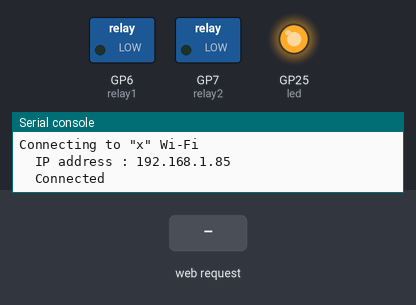
The program below on a simulated Raspberry Pi Pico running CircuitPython. On the bench: switched loads named in the program (green lamp = pin HIGH), output pins drawn as LEDs (lit = HIGH), the last lines printed to the serial console. The inputs (shaded band) are chosen by the test bench. Values from a settings file that is not in the repository are placeholders.

Above: at 3.7 s.
3.8 s: HTTP request GET /relay/1/on received
At 4.2 s:
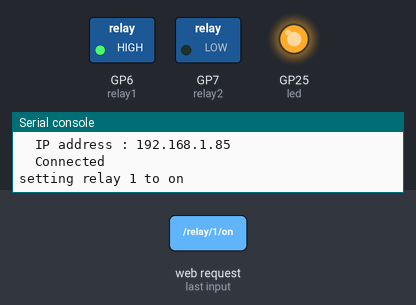
5.3 s: HTTP request GET /relay/2/on received
At 6.5 s:
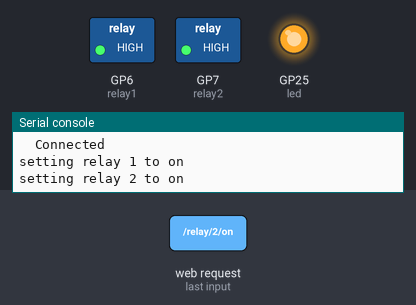
6.8 s: HTTP request GET /relay/1/off received
At 7.6 s:
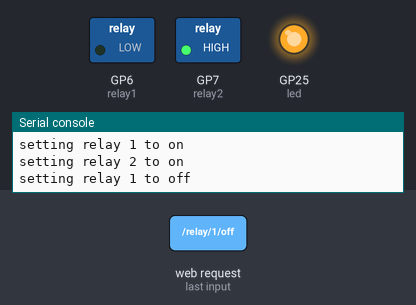
8.3 s: HTTP request GET /relay/2/off received
At 8.8 s:
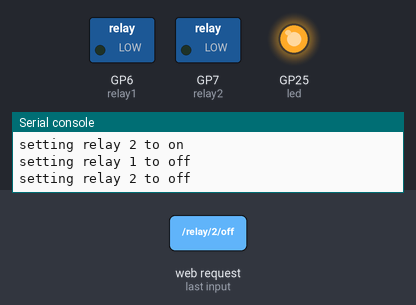
Timing chart, 0 to 10.8 s (numbered marks = the images above; inputs shaded):
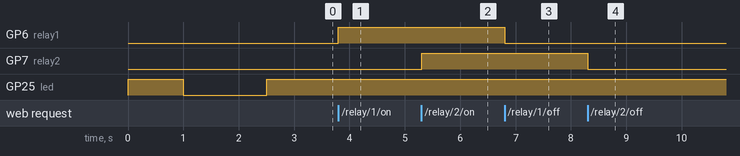

Measured:
- after the input at 3.8 s, GP6 (relay1): LOW → HIGH at once
- after the input at 5.3 s, GP7 (relay2): LOW → HIGH at once
- after the input at 6.8 s, GP6 (relay1): HIGH → LOW at once
- after the input at 8.3 s, GP7 (relay2): HIGH → LOW at once

The program:

HTTP_control.py
```python
import os
import time
import board
from digitalio import DigitalInOut, Direction
import ipaddress
import mdns
import socketpool
import wifi
from adafruit_httpserver import Request, Response, Server
                                                                     # constants
USE_FIXED_IP_ADDRESS = True
IP_ADDRESS = ipaddress.IPv4Address('192.168.1.85')
IP_NETMASK = ipaddress.IPv4Address('255.255.255.0')
IP_GATEWAY = ipaddress.IPv4Address('192.168.1.1')
USE_MDNS = True
MDNS_NAME = 'WiFiSwitch'
SERVER_PORT = 80
HOME_PAGE = """
<html lang="en">
 <head>
  <title>RPi Pico relay control</title>
 </head>
 <body>
  <p>
   This web service allows to control a
   <a href="https://github.com/fcorthay/PicoRelay">PicoRelay</a>
   board.
  </p>
  <p>
   Check the relay statuses in the <a href="/relays">status</a> page.
   <br />
   Set relay 1 <a href="/relay/1/on">on</a> or <a href="/relay/1/off">off</a>,
   set relay 2 <a href="/relay/2/on">on</a> or <a href="/relay/2/off">off</a>.
  </p>
 </body>
</html>
"""
STATUS_PAGE = """
<html lang="en">
 <head>
  <title>RPi Pico relay control</title>
 </head>
 <body>
  <p>
   relay 1 is relay1_value
   <br />
   relay 2 is relay2_value
  </p>
 </body>
</html>
"""
RELAY_VALUE_PAGE = """
<html lang="en">
 <head>
  <title>RPi Pico relay control</title>
 </head>
 <body>
  <p>
   relay relay_id is relay_state
  </p>
 </body>
</html>
"""
RELAY_SET_PAGE = """
<html lang="en">
 <head>
  <title>RPi Pico relay control</title>
 </head>
 <body>
  <p>
   relay relay_id set to relay_state
  </p>
 </body>
</html>
"""
INDENT = 2*' '
                                                              # specify hardware
relay1 = DigitalInOut(board.GP6)
relay1.direction = Direction.OUTPUT
relay2 = DigitalInOut(board.GP7)
relay2.direction = Direction.OUTPUT
led = DigitalInOut(board.LED)
led.direction = Direction.OUTPUT

# ------------------------------------------------------------------------------
# functions
# ------------------------------------------------------------------------------
                                                               # pulse board LED
led.value = True
time.sleep(1)
led.value = False
                                                               # get relay value
def get_relay_state(relay_id) :
    boolean_value = relay1.value
    if relay_id == 2 :
        boolean_value = relay2.value

    if boolean_value :
        value = 'on'
    else :
        value = 'off'

    return(value)
                                                               # set relay value
def set_relay(relay_id, state) :
    value = True
    if state == 'off' :
        value = False
    print("setting relay %d to %s" % (relay_id, state))

    if relay_id == 1 :
        relay1.value = value
    elif relay_id == 2 :
        relay2.value = value

# ------------------------------------------------------------------------------
                                                         # get Wi-Fi credentials
wifi_ssid = os.getenv('CIRCUITPY_WIFI_SSID')
wifi_password = os.getenv('CIRCUITPY_WIFI_PASSWORD')
                                                                 # set mDNS name
if USE_MDNS :
    print()
    print("Using mDNS name \"%s\"" % MDNS_NAME)
    mdns_server = mdns.Server(wifi.radio)
    mdns_server.hostname = MDNS_NAME
    mdns_server.advertise_service(
        service_type='_http', protocol='_tcp', port=SERVER_PORT
    )
                                                              # connect to Wi-Fi
print()
print("Connecting to \"%s\" Wi-Fi" % wifi_ssid)
if USE_FIXED_IP_ADDRESS :
    print(INDENT + 'IP address : %s' % str(IP_ADDRESS))
    wifi.radio.set_ipv4_address(
        ipv4=IP_ADDRESS, netmask=IP_NETMASK, gateway=IP_GATEWAY
    )
wifi.radio.connect(wifi_ssid, wifi_password)
print(INDENT + 'Connected')
IP_address = str(wifi.radio.ipv4_address)
                                                           # create a web server
pool = socketpool.SocketPool(wifi.radio)
server = Server(pool, debug=True)
                                                             # turn board LED on
led.value = True
                                                                     # home page
@server.route("/")
def serve_home_page(request: Request) :
    return Response(request, HOME_PAGE, content_type="text/html")
                                                                   # status page
@server.route("/relays")
def serve_home_page(request: Request) :
    relay1_value = get_relay_state(1)
    relay2_value = get_relay_state(2)
    html_page = STATUS_PAGE
    html_page = html_page.replace('relay1_value', relay1_value)
    html_page = html_page.replace('relay2_value', relay2_value)
    return Response(request, html_page, content_type="text/html")
                                                             # read relay status
@server.route("/relay/<relay_id>")
def show_relay_state(request: Request, relay_id: str) :
    relay_state = get_relay_state(int(relay_id))
    html_page = RELAY_VALUE_PAGE
    html_page = html_page.replace('relay_id', relay_id)
    html_page = html_page.replace('relay_state', relay_state)
    return Response(request, html_page, content_type="text/html")
                                                                     # act relay
@server.route("/relay/<relay_id>/<relay_state>")
def act_relay(request: Request, relay_id: str, relay_state: str) :
    if (relay_state == '0') :
        relay_state = 'off'
    if (relay_state == '1') :
        relay_state = 'on'
    set_relay(int(relay_id), relay_state)
    html_page = RELAY_SET_PAGE
    html_page = html_page.replace('relay_id', relay_id)
    html_page = html_page.replace('relay_state', relay_state)
    return Response(request, html_page, content_type="text/html")
                                                                # run the server
server.serve_forever(IP_address, port=SERVER_PORT)
```
